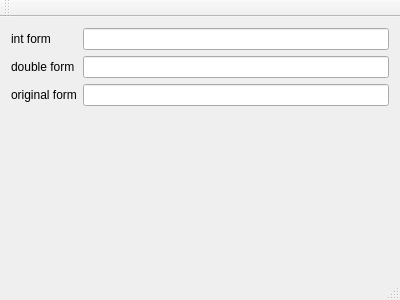
<?xml version="1.0" encoding="UTF-8"?>
<ui version="4.0">
 <class>MainWindow</class>
 <widget class="QMainWindow" name="MainWindow">
  <property name="geometry">
   <rect>
    <x>0</x>
    <y>0</y>
    <width>400</width>
    <height>300</height>
   </rect>
  </property>
  <property name="windowTitle">
   <string>MainWindow</string>
  </property>
  <widget class="QWidget" name="centralWidget">
   <layout class="QFormLayout" name="formLayout">
    <item row="0" column="0">
     <widget class="QLabel" name="label">
      <property name="text">
       <string>int form</string>
      </property>
     </widget>
    </item>
    <item row="0" column="1">
     <widget class="QLineEdit" name="intLineEdit"/>
    </item>
    <item row="1" column="0">
     <widget class="QLabel" name="label_2">
      <property name="text">
       <string>double form</string>
      </property>
     </widget>
    </item>
    <item row="1" column="1">
     <widget class="QLineEdit" name="doubleLineEdit"/>
    </item>
    <item row="2" column="0">
     <widget class="QLabel" name="label_3">
      <property name="text">
       <string>original form</string>
      </property>
     </widget>
    </item>
    <item row="2" column="1">
     <widget class="QLineEdit" name="myLineEdit"/>
    </item>
   </layout>
  </widget>
  <widget class="QMenuBar" name="menuBar">
   <property name="geometry">
    <rect>
     <x>0</x>
     <y>0</y>
     <width>400</width>
     <height>22</height>
    </rect>
   </property>
  </widget>
  <widget class="QToolBar" name="mainToolBar">
   <attribute name="toolBarArea">
    <enum>TopToolBarArea</enum>
   </attribute>
   <attribute name="toolBarBreak">
    <bool>false</bool>
   </attribute>
  </widget>
  <widget class="QStatusBar" name="statusBar"/>
 </widget>
 <layoutdefault spacing="6" margin="11"/>
 <resources/>
 <connections/>
</ui>
